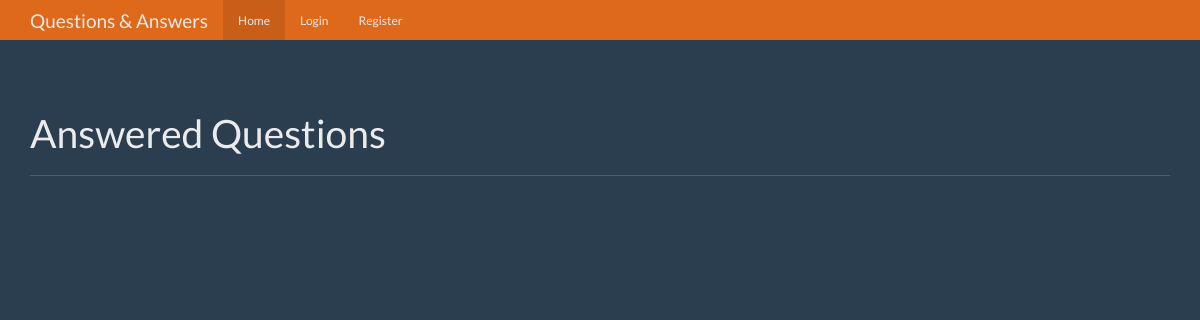
Before: / with the older database file.
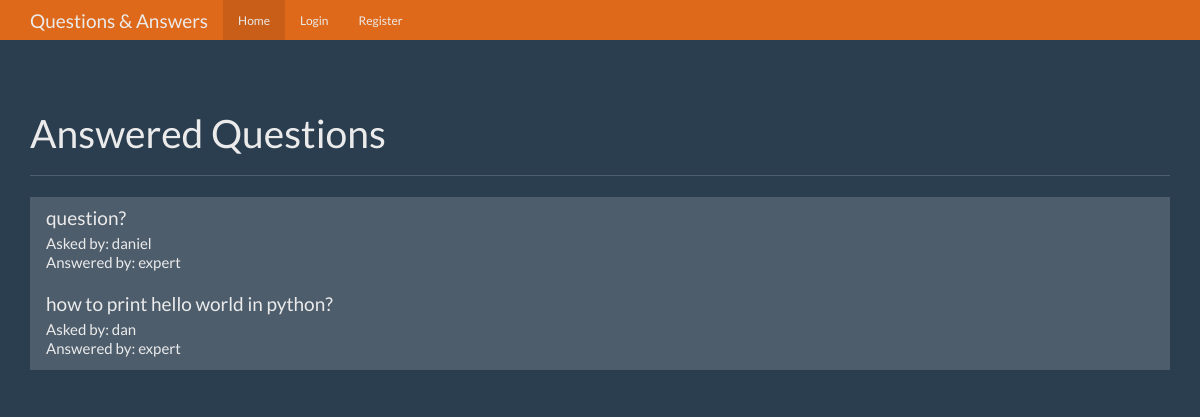
After: the same page with the newer database file.
### tables this page shows
CREATE TABLE questions(
    id integer primary key autoincrement,
    question_text text not null,
    answer_text text,
    asked_by_id integer not null,
    expert_id integer not null
);

CREATE TABLE users(
    id integer primary key autoincrement,
    name text not null,
    password text not null,
    expert boolean not null,
    admin boolean not null

);

### app.py (the view)
@app.route('/')
def index():
    user = get_current_user()
    db = get_db()
    questions_cur = db.execute('''select questions.id as question_id, questions.question_text, askers.name as asker_name, experts.name as expert_name
    from questions
    join users as askers on askers.id = questions.asked_by_id
    join users as experts on experts.id = questions.expert_id
    where questions.answer_text is not null''')
    questions_result = questions_cur.fetchall()
    return render_template('home.html', user=user, questions = questions_result)

### app.py (called while the page is built)
def get_current_user():
    user_result = None
    if 'user' in session:
        user = session['user']
        db = get_db()
        user_cur = db.execute('select id, name, password, expert, admin from users where name = ?', [user])
        user_result = user_cur.fetchone()
    return user_result

### database.py (called while the page is built)
def connect_db():
    sql = sqlite3.connect('E:\Python\Flask Projects\QuestionsAndAnswers\questions.db')
    sql.row_factory = sqlite3.Row
    return sql

def get_db():
    if not hasattr(g, 'sqlite_db'):
        g.sqlite_db = connect_db()
    return g.sqlite_db

### templates/home.html (shortened to what this page needs)
{% from "show_links.html" import show_links %}
<!DOCTYPE html>
<html lang="en">
  <head>
    <link href="{{ url_for('static', filename='bootstrap.min.css') }}" rel="stylesheet">
    <link href="{{ url_for('static', filename='theme.css') }}" rel="stylesheet">
  </head>
  <body>
    <nav class="navbar navbar-inverse navbar-fixed-top">
      <div class="container">
        <div class="navbar-header">
          <a class="navbar-brand" href="#">Questions & Answers</a>
        </div>
        <div id="navbar" class="navbar-collapse collapse">
          {{ show_links(user) }}
        </div>
      </div>
    </nav>
    <div class="container theme-showcase" role="main">
      <div class="page-header">
        <h1>Answered Questions</h1>
      </div>
      <div class="row">
        <div class="col-lg-12">
          <div class="list-group">
            {% for question in questions %}
            <a href="{{ url_for('question', question_id=question['question_id']) }}" class="list-group-item">
              <h4 class="list-group-item-heading">{{ question['question_text'] }}</h4>
              <p class="list-group-item-text">Asked by: {{ question['asker_name'] }}</p>
              <p class="list-group-item-text">Answered by: {{question['expert_name'] }}</p>
            </a>
            {% endfor %}
          </div>
        </div>
      </div>
    </div>
  </body>
</html>

Changed rows visible on the page:
now on this page (row edited): questions: question_text "question?", asker_name "daniel", expert_name "expert"
added questions: question_text "how to print hello world in python?", asker_name "dan", expert_name "expert"
